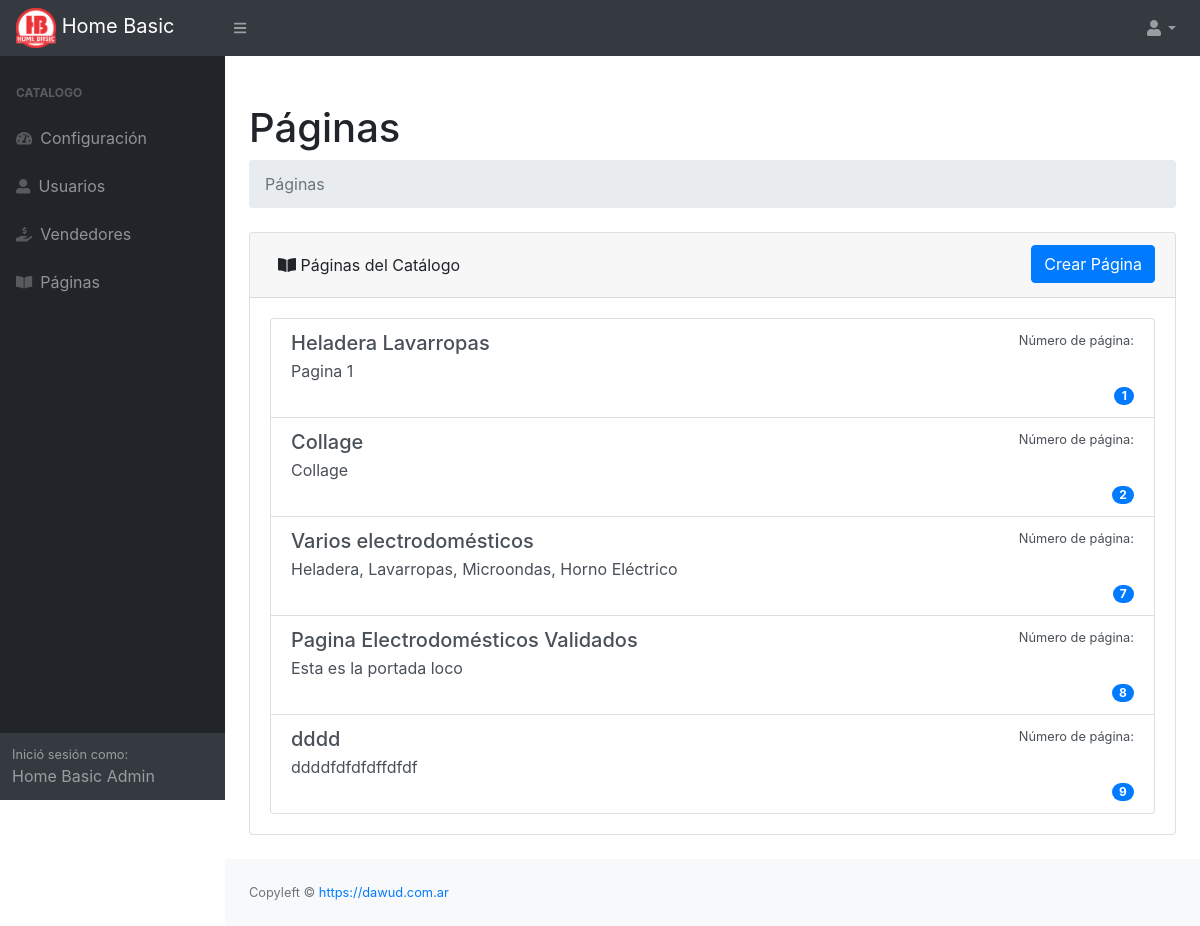
/administracion/dist/paginas.php (signed in), run on the app's committed database.
### tables this page shows
CREATE TABLE `paginas` (
  `id` int(255) NOT NULL,
  `nombre` varchar(50) NOT NULL,
  `descripcion` varchar(150) NOT NULL,
  `imagen` varchar(200) DEFAULT NULL,
  `cant_prod` int(200) DEFAULT NULL,
  `orden` int(255) NOT NULL,
  `prod_1_cod` varchar(20) DEFAULT NULL,
  `prod_1_nom` varchar(20) DEFAULT NULL,
  `prod_1_des` varchar(20) DEFAULT NULL,
  `prod_1_pre` decimal(12,2) DEFAULT NULL,
  `prod_2_cod` varchar(20) DEFAULT NULL,
  `prod_2_nom` varchar(20) DEFAULT NULL,
  `prod_2_des` varchar(20) DEFAULT NULL,
  `prod_2_pre` decimal(12,2) DEFAULT NULL,
  `prod_3_cod` varchar(20) DEFAULT NULL,
  `prod_3_nom` varchar(20) DEFAULT NULL,
  `prod_3_des` varchar(20) DEFAULT NULL,
  `prod_3_pre` decimal(12,2) DEFAULT NULL,
  `prod_4_cod` varchar(20) DEFAULT NULL,
  `prod_4_nom` varchar(20) DEFAULT NULL,
  `prod_4_des` varchar(20) DEFAULT NULL,
  `prod_4_pre` decimal(12,2) DEFAULT NULL
);

### administracion/dist/objetos/configuracion.php (called while the page is built, shortened)
<?php
class Configuracion {
    private $con;
    private $nombre_tabla = "configuracion";
    public function __construct($db){
        $this->con = $db;
    }
    function traer() {
        $query = "SELECT empresa, url, url_catalogo, mensaje, direccion, localidad, telefono, portada, logo, whatsapp
                FROM " . $this->nombre_tabla ;
        $stmt = $this->con->prepare($query);
        $stmt->execute();
        $num = $stmt->rowCount();
        if($num>0){
            $paginas_arr=array();
            return true;
        }
        else {
            return false;
        }
    }
}
?>

### administracion/dist/objetos/pagina.php (called while the page is built, shortened)
<?php
class Pagina {
    private $con;
    private $nombre_tabla = "paginas";
    public function __construct($db){
        $this->con = $db;
    }
    function traer() {
        $query = "SELECT id, nombre, descripcion, imagen, cant_prod, orden,
                    prod_1_cod, prod_1_nom, prod_1_des, prod_1_pre,
                    prod_2_cod, prod_2_nom, prod_2_des, prod_2_pre,
                    prod_3_cod, prod_3_nom, prod_3_des, prod_3_pre,
                    prod_4_cod, prod_4_nom, prod_4_des, prod_4_pre
                FROM " . $this->nombre_tabla . "
                order by orden asc";
        $stmt = $this->con->prepare($query);
        $stmt->execute();
        return $stmt;
    }
}
?>

### administracion/dist/paginas.php (the view, shortened to what this page needs)
<?php
include_once 'objetos/pagina.php';
$database = new BaseDatos();
$db = $database->traerConexion();
$pag = new Pagina($db);
$stmt = $pag->traer();
?>
<?php require_once("head.php"); ?>
    <body class="sb-nav-fixed">
        <?php require_once("top-nav.php"); ?>
        <div id="layoutSidenav">
            <?php require_once("side-nav.php"); ?>
            <div id="layoutSidenav_content">
                <main>
                    <div class="container-fluid">
                        <h1 class="mt-4">Páginas</h1>
                        <ol class="breadcrumb mb-4">
                            <li class="breadcrumb-item active">Páginas</li>
                        </ol>
                        <div class="card mb-4">
                            <div class="card-header d-flex w-100 justify-content-between mb2">
                                <div class="p-2"><i class="fas fa-book-open"></i> Páginas del Catálogo</div>
                                <div>
                                    <a class="btn btn-primary" href="pagina_controlador.php?accion=crear" role="button">Crear Página</a>
                                </div>
                            </div>
                            <div class="card-body">
                                <?php
                                if(isset($paginas_arr)){
                                    ?>
                                    <div class="list-group sortable">
                                    <?php
                                    foreach ($paginas_arr as $pag){
                                    ?>
                                        <a href="pagina_controlador.php?accion=ver&id=<?php echo $pag["id"]; ?>" class="list-group-item list-group-item-action">
                                            <div class="d-flex w-100 justify-content-between">
                                            <h5 class="mb-1">
                                                <?php echo $pag["nombre"]; ?>
                                            </h5>
                                            <small>Número de página:</small>
                                            </div>
                                            <p class="mb-1"><?php echo $pag["descripcion"]; ?></p>
                                            <div class="d-flex justify-content-end">
                                                <span class="badge badge-primary badge-pill"><?php echo $pag["orden"]; ?></span>
                                            </div>
                                        </a>
                                    <?php
                                    }
                                    ?>
                                    </div>
                                    <?php
                                }
                                else {
                                ?>
                                <h2>No hay páginas creadas</h2>
                                <?php
                                }
                                ?>
                            </div>
                        </div>
                    </div>
                </main>
                <?php require_once("footer.php"); ?>
            </div>
        </div>
    </body>
</html>

### data on the page
paginas: nombre "Heladera Lavarropas", descripcion "Pagina 1", orden "1"
paginas: nombre "Collage", descripcion "Collage", orden "2"
paginas: nombre "Varios electrodomésticos", descripcion "Heladera, Lavarropas, Microondas, Horno Eléctrico", orden "7"
paginas: nombre "Pagina Electrodomésticos Validados", descripcion "Esta es la portada loco", orden "8"
paginas: nombre "dddd", descripcion "ddddfdfdfdffdfdf", orden "9"

### other printed values
$_SESSION["nombre_sitio"] "Home Basic"
$_SESSION['usu_nombre'] "Home Basic"
$_SESSION['usu_apellido'] "Admin"
